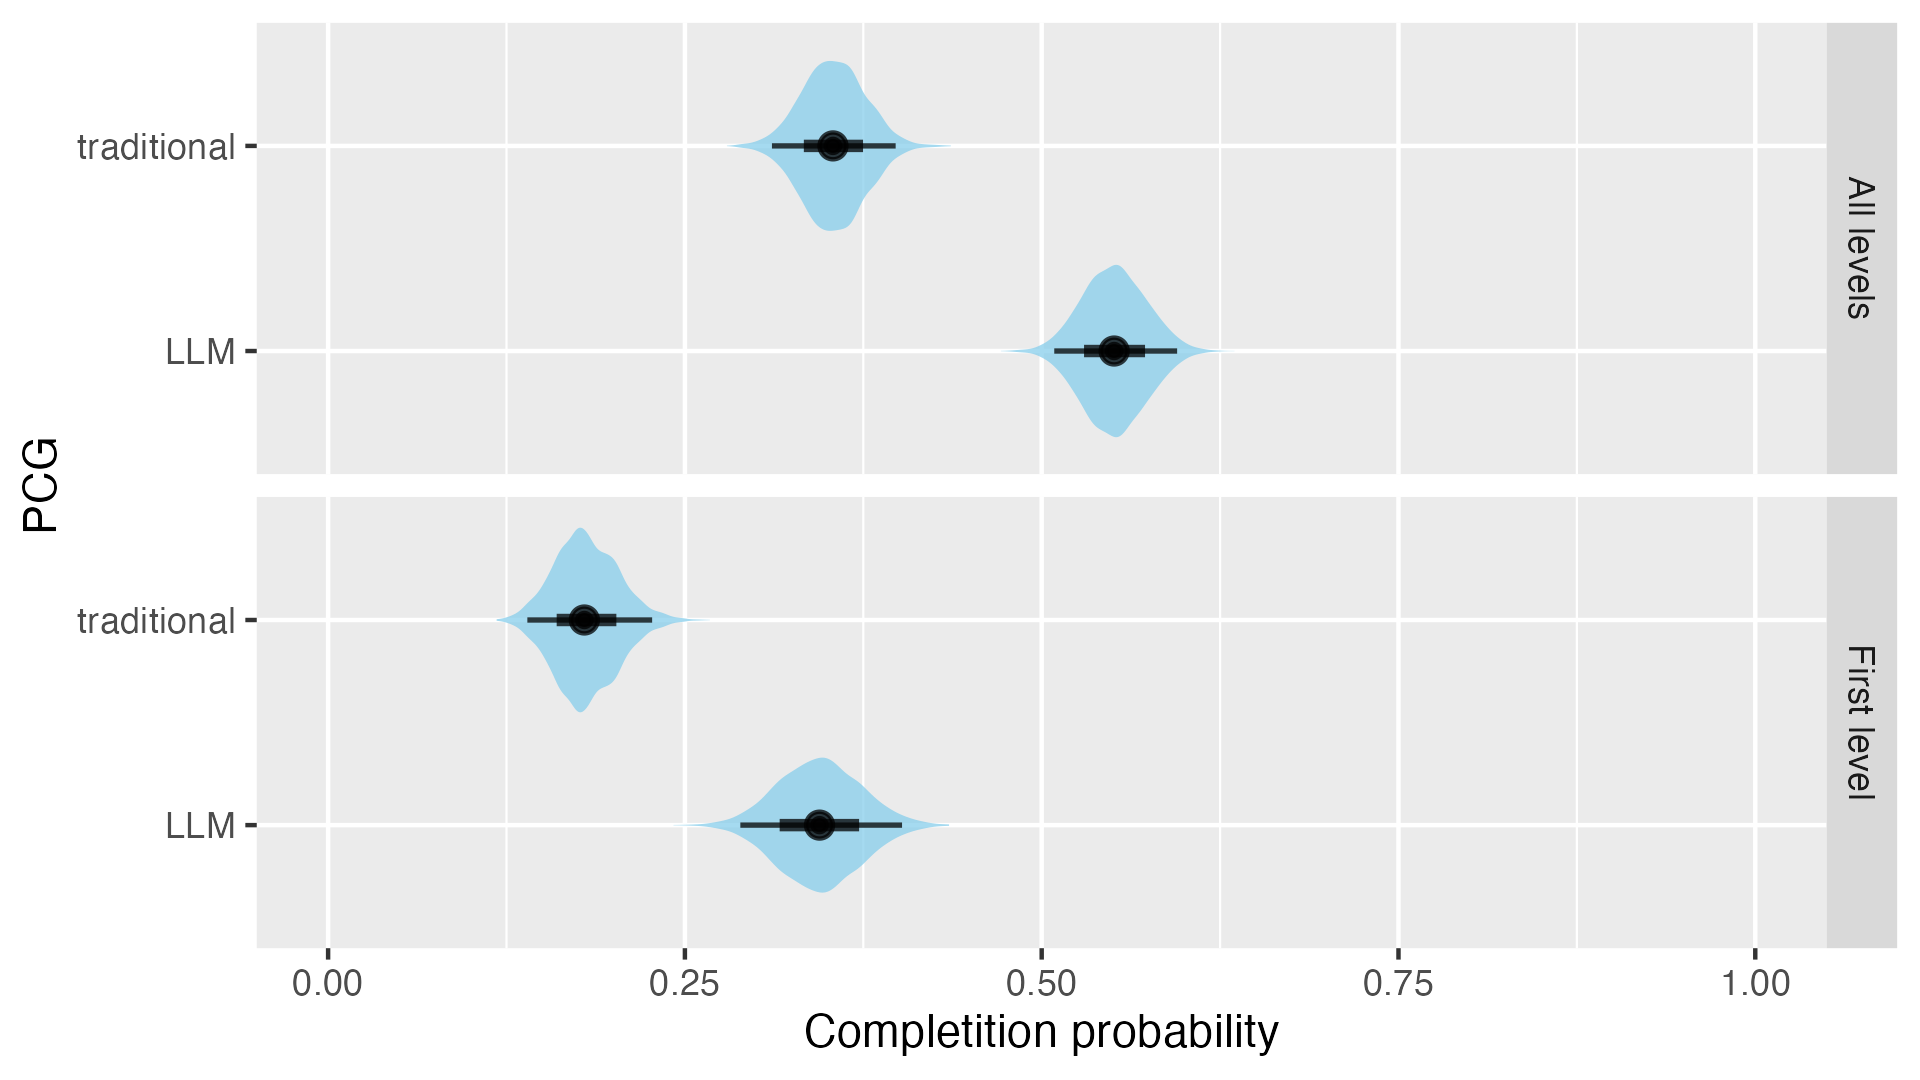

Recreate this plot in R.
# libraries
library(tidyverse)
library(ggplot2)
library(ggdist)
library(cmdstanr)
library(bayesplot)
library(posterior)
library(mcmcse)
library(HDInterval)

# data prep --------------------------------------------------------------------
data <- read.csv("level_data_final.csv", stringsAsFactors = TRUE)

# model ------------------------------------------------------------------------
model <- cmdstan_model("bernoulli.stan")

# random -----------------------------------------------------------------------
df_random <- data %>%
    filter(levelServingStrategy == "random" & level_group == "all_levels")
started <- filter(df_random, event_name == "level_start")$cnt
ended <- filter(df_random, event_name == "level_end")$cnt
y_random <- c(rep(0, started - ended), rep(1, ended))
stan_data <- list(n = length(y_random), y = y_random)

# fit
fit_random <- model$sample(
    data = stan_data,
    parallel_chains = 4
)

mcmc_trace(fit_random$draws("theta"))
fit_random$summary("theta")

# random 1st level -------------------------------------------------------------
df_random_1st <- data %>%
    filter(levelServingStrategy == "random" & level_group == "first_level")
started <- filter(df_random_1st, event_name == "level_start")$cnt
ended <- filter(df_random_1st, event_name == "level_end")$cnt
y_random_1st <- c(rep(0, started - ended), rep(1, ended))
stan_data <- list(n = length(y_random_1st), y = y_random_1st)

# fit
fit_random_1st <- model$sample(
    data = stan_data,
    parallel_chains = 4
)

mcmc_trace(fit_random_1st$draws("theta"))
fit_random_1st$summary("theta")

# GPT --------------------------------------------------------------------------
df_gpt <- data %>%
    filter(levelServingStrategy == "gpt" & level_group == "all_levels")
started <- filter(df_gpt, event_name == "level_start")$cnt
ended <- filter(df_gpt, event_name == "level_end")$cnt
y_gpt <- c(rep(0, started - ended), rep(1, ended))
stan_data <- list(n = length(y_gpt), y = y_gpt)

# fit
fit_gpt <- model$sample(
    data = stan_data,
    parallel_chains = 4
)

mcmc_trace(fit_gpt$draws("theta"))
fit_gpt$summary("theta")

# GPT 1st level ----------------------------------------------------------------
df_gpt_1st <- data %>%
    filter(levelServingStrategy == "gpt" & level_group == "first_level")
started <- filter(df_gpt_1st, event_name == "level_start")$cnt
ended <- filter(df_gpt_1st, event_name == "level_end")$cnt
y_gpt_1st <- c(rep(0, started - ended), rep(1, ended))
stan_data <- list(n = length(y_gpt_1st), y = y_gpt_1st)

# fit
fit_gpt_1st <- model$sample(
    data = stan_data,
    parallel_chains = 4
)

mcmc_trace(fit_gpt_1st$draws("theta"))
fit_gpt_1st$summary("theta")

# analysis ---------------------------------------------------------------------
df_theta_random <- as_draws_df(fit_random$draws("theta"))
df_theta_gpt <- as_draws_df(fit_gpt$draws("theta"))

mcse(df_theta_gpt$theta > df_theta_random$theta) # P = 1
mcse(df_theta_random$theta) # P = 0.35 +/- 0.001
hdi(df_theta_random$theta) # [0.31, 0.40]
mcse(df_theta_gpt$theta) # P = 0.55 +/- 0.001
hdi(df_theta_gpt$theta) # [0.51, 0.60]

df_theta_random_1st <- as_draws_df(fit_random_1st$draws("theta"))
df_theta_gpt_1st <- as_draws_df(fit_gpt_1st$draws("theta"))

mcse(df_theta_gpt_1st$theta > df_theta_random_1st$theta) # P = 1
mcse(df_theta_random_1st$theta) # P = 0.18 +/- 0.001
hdi(df_theta_random_1st$theta) # [0.14, 0.22]
mcse(df_theta_gpt_1st$theta) # P = 0.34 +/- 0.001
hdi(df_theta_gpt_1st$theta) # [0.29, 0.40]

# plot -------------------------------------------------------------------------
df_plot <- data.frame(
    theta = df_theta_random_1st$theta,
    level = "First level",
    PCG = "traditional"
)

df_plot <- df_plot %>% add_row(data.frame(
    theta = df_theta_gpt_1st$theta,
    level = "First level",
    PCG = "LLM"
))

df_plot <- df_plot %>% add_row(data.frame(
    theta = df_theta_random$theta,
    level = "All levels",
    PCG = "traditional"
))

df_plot <- df_plot %>% add_row(data.frame(
    theta = df_theta_gpt$theta,
    level = "All levels",
    PCG = "LLM"
))

# plot
ggplot(data = df_plot, aes(x = theta, y = PCG)) +
    stat_eye(fill = "skyblue", alpha = 0.75) +
    facet_grid(level ~ .) +
    xlab("Completition probability") +
    xlim(0, 1)

# save in a 1920x1080 pixel png file
ggsave("levels.png", width = 1920, height = 1080, dpi = 300, units = "px")
